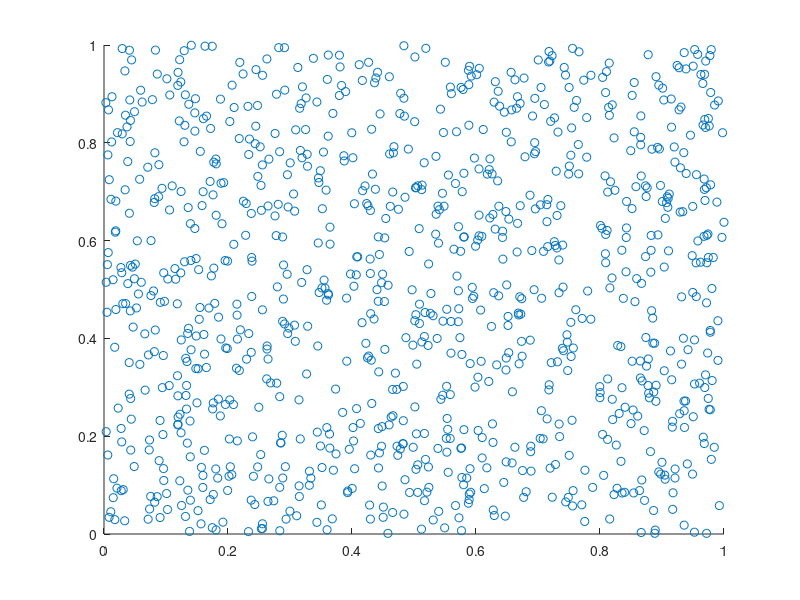
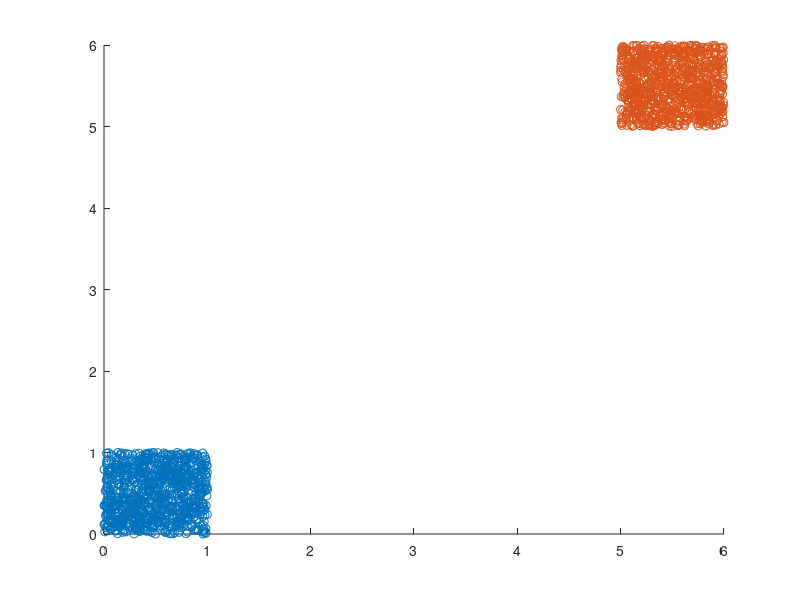

These figures' MATLAB source, in order:
clear;
clc;

x = rand(1000,1);
y = rand(1000,1);

scatter(x,y); % scatter plot of x versus y
% this by default uses blue bubbles

% you can create another one with say red '+' markers
scatter(x,y,'r+'); % note this overwrites the earlier figure!

% what if you wanted to have two figures?
scatter(x,y);
figure; % this creates a new figure
scatter(x,y,'r+');

% let's say you had two datasets and you wanted to place both the scatter
% plots on the same figure. what do you do?
x1 = rand(1000,1);
y1 = rand(1000,1);
x2 = 5+rand(1000,1);
y2 = 5+rand(1000,1);
scatter(x1,y1);
hold on; % this ensure that the next figure is overlaid on the current one!
scatter(x2,y2,'r+');
